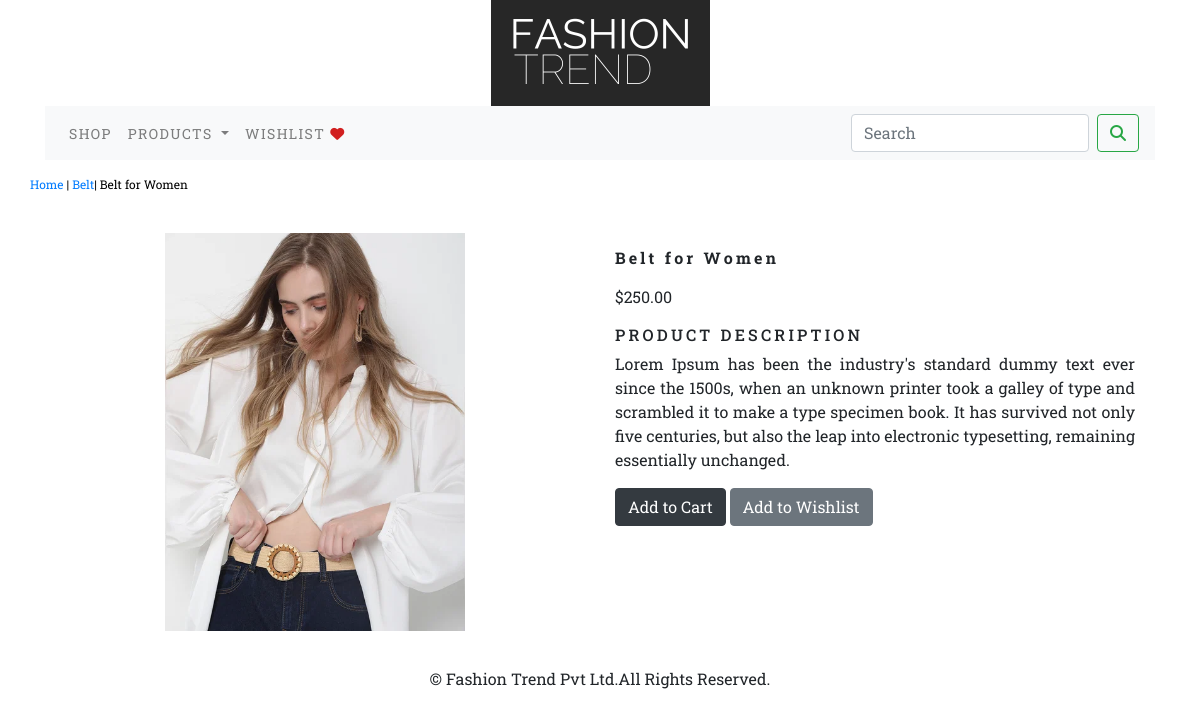
Screenshot of /shop/belt/belt-for-women with the database file from the repository.
### Ecommerce_app/models.py (models this page shows, shortened)
class product(models.Model):
    name = models.CharField(max_length=250, unique=True)
    slug = models.SlugField(max_length=250, unique=True)
    description = models.TextField(blank=True)
    price = models.DecimalField(max_digits=10, decimal_places=2)
    ctg = models.ForeignKey(category, on_delete=models.CASCADE)
    image = models.ImageField(upload_to='product')
    stock = models.IntegerField()
    available = models.BooleanField(default=True, blank=True)
    created = models.DateTimeField(auto_now_add=True)
    updated = models.DateTimeField(auto_now_add=True)
    class Meta:
        ordering = ('name',)
        verbose_name = 'product'
        verbose_name_plural = 'products'

class category(models.Model):
    name = models.CharField(max_length=250, unique=True)
    slug = models.SlugField(max_length=250, unique=True)
    description = models.TextField(blank=True)
    image = models.ImageField(upload_to='category', blank=True)
    class Meta:
        ordering = ('name',)
        verbose_name = 'category'
        verbose_name_plural = 'categories'
    def get_url(self):
        return reverse('Ecommerce_app:prod_by_cat', args=[self.slug])
    def __str__(self):
        return '{}'.format(self.name)

### Ecommerce_app/views.py (the view)
# urls.py: path('<slug:cslug>/<slug:product_slug>',views.ProDetail,name='all_pro_detail'),
def ProDetail(request,cslug,product_slug):
      try:
            prod=product.objects.get(ctg__slug=cslug,slug=product_slug)
      except Exception as e:
            raise e
      return render(request,'product.html',{'prod':prod})

### Ecommerce_app/context_processors.py (called while the page is built)
def all_links(request):
    links=category.objects.all()
    return dict(links=links)

### cart_app/context_processors.py (called while the page is built)
def counter(request):
    item_count=0
    if 'admin' in request.path:
        return {}
    else:
        try:
            cart=Cart.objects.filter(cart_id=_cart_id(request))
            cartitems=Cart_item.objects.all().filter(cart=cart[:1])
            for cartitem in cartitems:
                item_count += cartitem.quantity
        except Cart.DoesNotExist:
            item_count=0
    return dict(item_count=item_count)

### cart_app/views.py (called while the page is built)
def _cart_id(request):
    cart=request.session.session_key
    if not cart:
        cart=request.session.create()
    return cart

### templates/product.html (shortened to what this page needs)
{% extends 'base.html' %}
{% load static %}
{% block content %}
<div class="container">
<div class="row my_prod_row">
  <div class="mx_auto">
    <p><a href="{% url 'Ecommerce_app:allproducts' %}">Home</a> | <a href="{{prod.ctg.get_url}}">{{prod.ctg}}</a>| {{prod.name}}</p>
  </div>
    <div class="container">
    <br>
<div class="row">
    <div class="col-12 col-sm-12 col-md-12 col-lg-6 text-center">
        <div style="min-width:18rem">
            <p><img src="{{prod.image.url}}" width="300px" alt="{{prod.name}}"> </p>
        </div>
    </div>
        <div class="col-12 col-sm-12 col-md-12 col-lg-6">
            <div>
            <h2 class="my_prod_title"><b>{{prod.name}}</b></h2>
            <p>${{prod.price}}</p>
            <h3 class="my_title">PRODUCT DESCRIPTION</h3>
            <p class="text-justify my_prod_text">{{prod.description}}</p>
            {% if prod.stock <= 0 %}
                <p class="text-justify my_prod_text"><b>OUT OF STOCK</b></p>
            {% else %}
                <a class="btn btn-dark" href="{% url 'cart_app:add_cart' prod.id %}">Add to Cart</a>
                <a class="btn btn-secondary" href="{% url 'wishlist_app:add_wish' prod.id %}">Add to Wishlist</a>
            <br>
            <br>
            {% endif %}
        </div>
        </div>
    </div>
</div>
</div>
</div>
{% endblock %}

### static/css/custom.css (style rules this page uses)
body { font-family: 'Montserrat', sans-serif; font-family: 'Roboto Mono', monospace; font-family: 'Roboto Slab', serif; }
.my_title { font-size:16px; text-transform:uppercase; letter-spacing:.2em; }
.my_prod_row { padding-top:15px; padding-bottom:20px; }
.my_prod_row .mx_auto { color:#000; font-size:12px; text-decoration:none; }
.my_prod_title { font-size:16px; text_transform:uppercase; letter-spacing:.2em; padding-top:15px; padding-bottom:10px; }
.my_prod_text { padding-right:20px; }

### rows the page displays
product: ctg "Belt", name "Belt for Women", image (picture), price "250.00", description "Lorem Ipsum has been the industry's standard dummy text ever since the 1500s, when an unknown printer took a galley of type and scrambled it to make a type specimen book. It has survived not only five centuries, but also the leap into electronic typesetting, remaining essentially unchanged."
